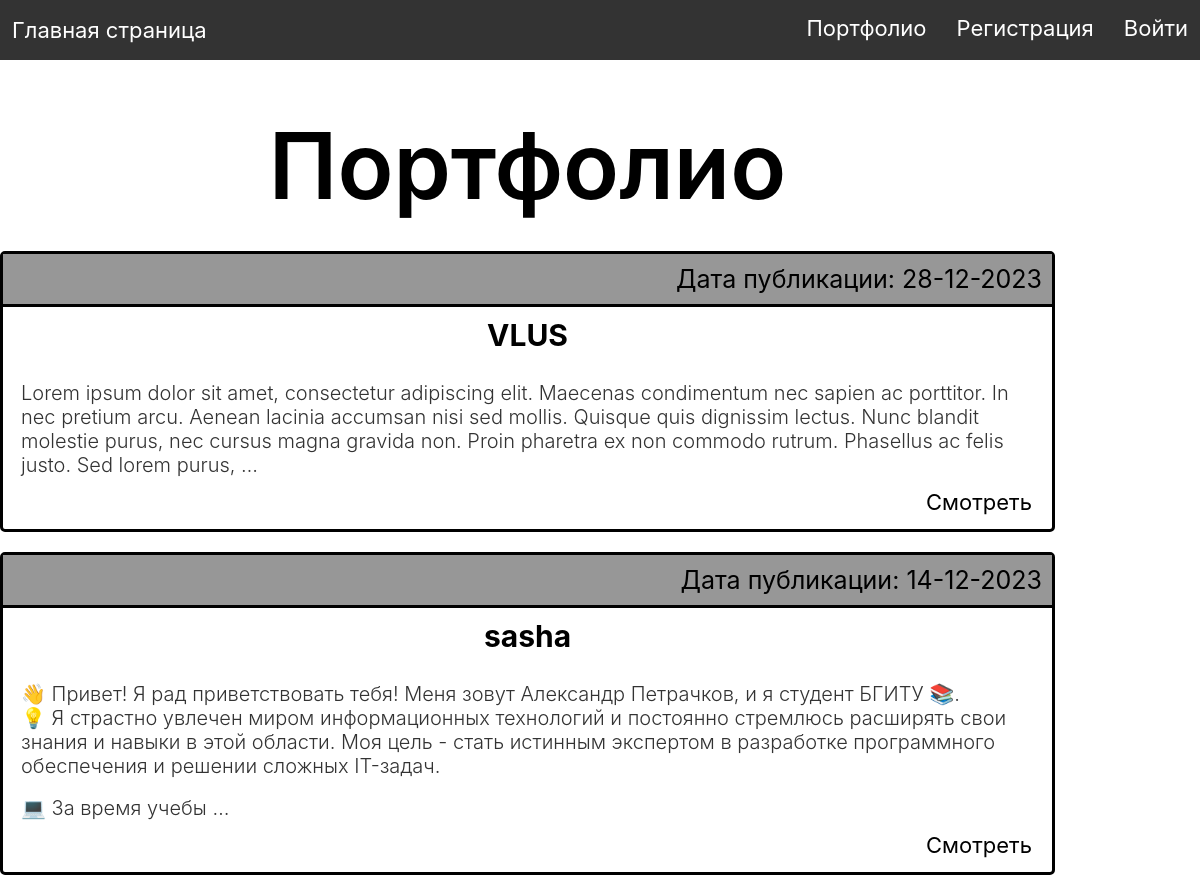
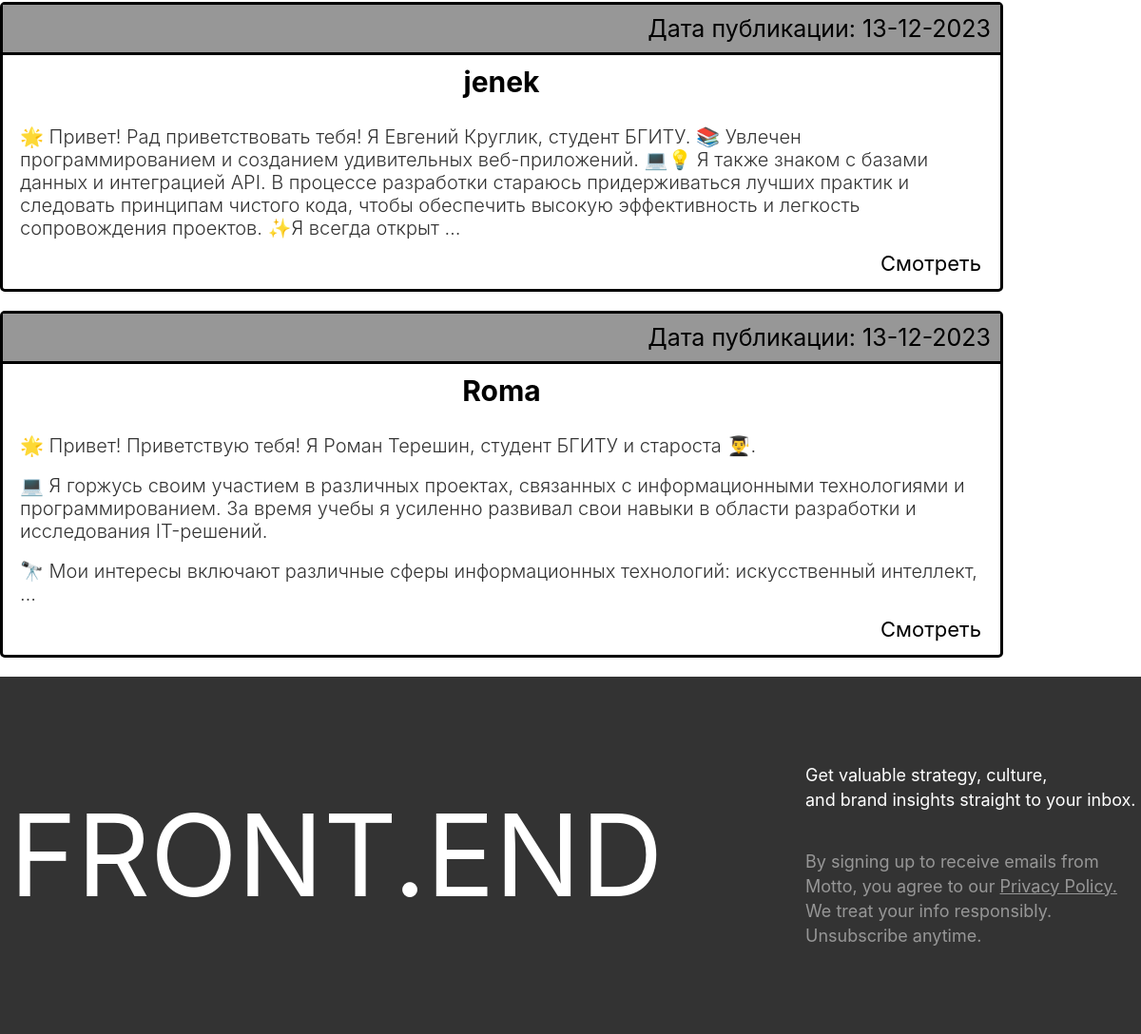
The page /portfolio/ on the database its author committed (2 pictures, top to bottom).
### people/models.py (models this page shows, shortened)
class Portfolio(models.Model):
    user = models.OneToOneField(User, on_delete=models.CASCADE)
    slug = models.SlugField(max_length=255, unique=True, db_index=True, verbose_name="URL")
    creation_date = models.DateField(auto_now_add=True)
    update_date = models.DateField(auto_now=True)
    description = models.TextField(max_length=1765, verbose_name="Описание")
    skills = models.CharField(max_length=255, verbose_name="Навыки")
    def get_absolute_url(self):
        return reverse('portfolio_slug', kwargs={'portfolio_slug': self.slug})
    class Meta:
        verbose_name = 'Портфолио'
        verbose_name_plural = 'Портфолио'
        ordering = ['-creation_date', 'user']

### people/views.py (the view)
# urls.py: path('portfolio/', portfolio, name='portfolio'),
def portfolio(request):
    posts = Portfolio.objects.all()
    data = {
        'menu': menu,
        'title': 'Портфолио',
        'posts': posts
    }
    return render(request, 'people/portfolio.html', context=data)

### people/templates/people/portfolio.html (shortened to what this page needs)
{% extends 'people/base.html' %}
{% block content_css %}
{% load static %}
<link rel="stylesheet" type="text/css" href=" {% static 'people/css/portfolio.css' %}">
{% endblock %}
{% block content %}
     <div class="portfolio-container">
        <h1>{{title}}</h1>
        <ul class="list-articles">
        {% for p in posts %}
            <div class="frame">
            <li>
                <div class="article-panel">
                    <p class="last">Дата публикации: {{p.creation_date|date:"d-m-Y"}}</p>
                </div>
                    <h2>{{p.user}}</h2>
            <div class="text-description">
                {% autoescape on %}
                {{p.description|linebreaks|truncatewords:50}}
                {% endautoescape %}
            </div>
                <div class="clear">
                    <a class="look" href="{{ p.get_absolute_url }}">Смотреть</a>
                </div>
                </li>
            </div>
            <br>
        {% endfor %}
        </ul>
     </div>
{% endblock %}

### people/static/people/css/base.css (style rules this page uses)
* { padding: 0; margin: 0; }
body { background-color: white; font-family: 'Inter'; }
h1 { margin-top: 50px; margin-bottom: 30px; font-weight: 600; font-size: 92px; line-height: 111.34px; letter-spacing: 10%; }

### people/static/people/css/portfolio.css (style rules this page uses)
.portfolio-container { display: flex; align-items: center; justify-content: center; flex-direction: column; max-width: 1055px; }
.frame { border-radius: 5px; border-color: #333; border: 3px solid black; }
.last { font-size: 25px; font-weight: 400; padding: 10px; }
.article-panel { border-bottom: 3px solid black; display: flex; justify-content: flex-end; width: 100%; background-color: #979797; }
.list-articles { list-style-type: none; }
h2 { text-align: center; font-size: 30px; padding: 10px; }
.text-description p { font-size: 20px; font-weight: 300; margin: 18px; color: #333; }
.clear { display: flex; justify-content: flex-end; }
.look { margin-right: 20px; margin-bottom: 20px; text-decoration: none; font-size: 22px; line-height: 14px; font-weight: 400; color: black; }

### rows shown on the page
Portfolio: creation_date "28-12-2023", user "VLUS", description "Lorem ipsum dolor sit amet, consectetur adipiscing elit. Maecenas condimentum nec sapien ac porttitor. In nec pretium arcu. Aenean lacinia accumsan nisi sed mollis. Quisque quis dignissim lectus. Nunc blandit molestie purus, nec cursus magna gravida non. Proin pharetra ex non commodo rutrum. Phasellus ac felis justo. Sed lorem purus, …"
Portfolio: creation_date "14-12-2023", user "sasha", description "👋 Привет! Я рад приветствовать тебя! Меня зовут Александр Петрачков, и я студент БГИТУ 📚. 💡 Я страстно увлечен миром информационных технологий и постоянно стремлюсь расширять свои знания и навыки в этой области. Моя цель - стать истинным экспертом в разработке программного обеспечения и решении сложных IT-задач. 💻 За время учебы …"
Portfolio: creation_date "13-12-2023", user "jenek", description "🌟 Привет! Рад приветствовать тебя! Я Евгений Круглик, студент БГИТУ. 📚 Увлечен программированием и созданием удивительных веб-приложений. 💻💡 Я также знаком с базами данных и интеграцией API. В процессе разработки стараюсь придерживаться лучших практик и следовать принципам чистого кода, чтобы обеспечить высокую эффективность и легкость сопровождения проектов. ✨Я всегда открыт …"
Portfolio: creation_date "13-12-2023", user "Roma", description "🌟 Привет! Приветствую тебя! Я Роман Терешин, студент БГИТУ и староста 👨‍🎓. 💻 Я горжусь своим участием в различных проектах, связанных с информационными технологиями и программированием. За время учебы я усиленно развивал свои навыки в области разработки и исследования IT-решений. 🔭 Мои интересы включают различные сферы информационных технологий: искусственный интеллект, …"

### other values the page prints
{{ m.title }} "Портфолио"
{{ title }} "Портфолио"
